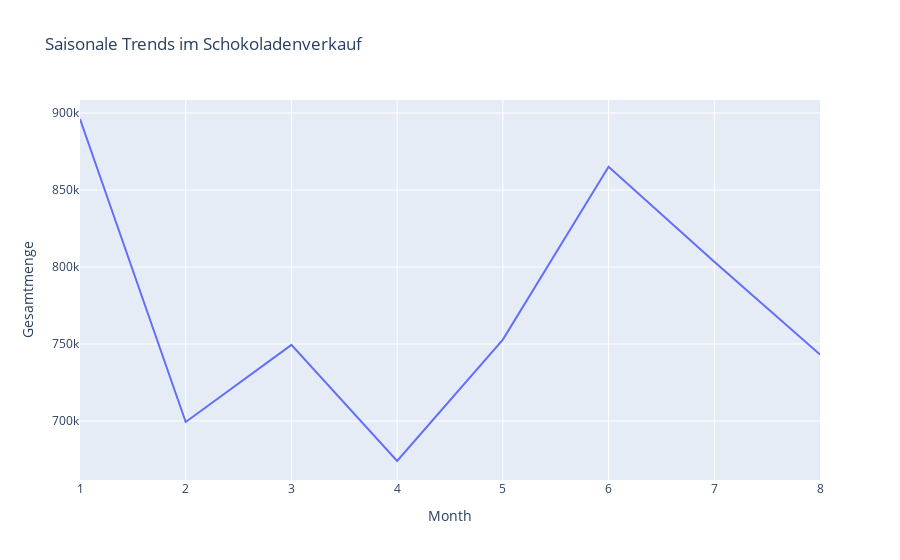

Source (notebook cell):
### Code cell
# 14. Saisonale Trends: Monatliche Verkaufsentwicklung
monthly_sales = df.copy()
monthly_sales['Month'] = monthly_sales['Date'].dt.month
monaths_trends = monthly_sales.groupby('Month')['Amount'].sum()

fig = px.line(monaths_trends, x=monaths_trends.index, y=monaths_trends.values,
              labels={'x':'Monat', 'y':'Gesamtmenge'},
              title='Saisonale Trends im Schokoladenverkauf')
fig.show()

### Figure 1 — Plotly figure (JSON) as saved in the notebook; plotly's stock layout.template omitted (floating-point values rounded to 4 significant figures)
{"data": [{"hovertemplate": "Month=%{x}<br>Gesamtmenge=%{y}<extra></extra>", "legendgroup": "", "line": {"color": "#636efa", "dash": "solid"}, "marker": {"symbol": "circle"}, "mode": "lines", "name": "", "orientation": "v", "showlegend": false, "type": "scatter", "x": [1, 2, 3, 4, 5, 6, 7, 8], "xaxis": "x", "y": [896100.0, 699400.0, 749500.0, 674100.0, 752900.0, 865100.0, 803400.0, 743100.0], "yaxis": "y"}], "layout": {"legend": {"tracegroupgap": 0}, "title": {"text": "Saisonale Trends im Schokoladenverkauf"}, "xaxis": {"anchor": "y", "domain": [0, 1], "title": {"text": "Month"}}, "yaxis": {"anchor": "x", "domain": [0, 1], "title": {"text": "Gesamtmenge"}}}}
